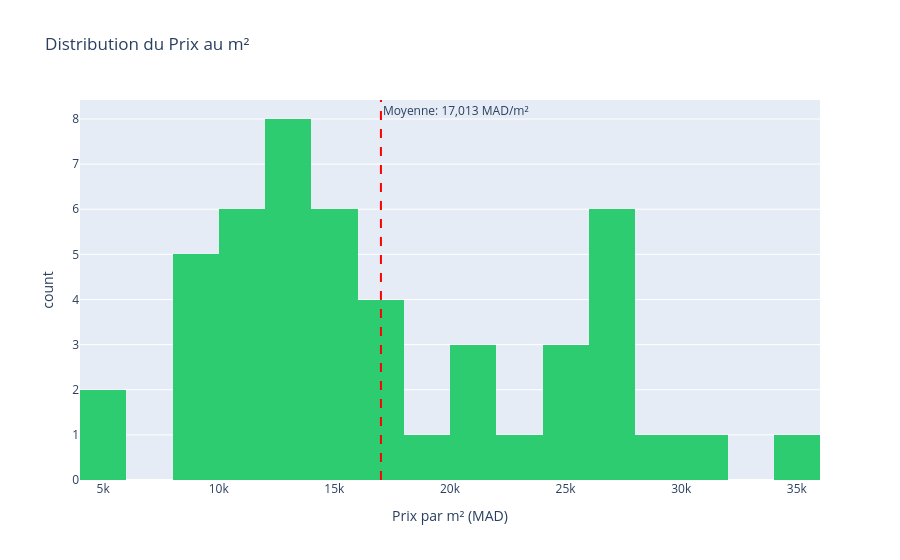

Write notebook code for a chart like this one.
### Code cell
# Prix par m² - Distribution
df_prixm2 = df[df['prix_m2'].notna()].copy()

if len(df_prixm2) > 0:
    fig = px.histogram(df_prixm2, x='prix_m2', nbins=25,
                       title='Distribution du Prix au m²',
                       labels={'prix_m2': 'Prix par m² (MAD)'},
                       color_discrete_sequence=['#2ecc71'])
    fig.add_vline(x=df_prixm2['prix_m2'].mean(), line_dash='dash', line_color='red',
                  annotation_text=f'Moyenne: {df_prixm2["prix_m2"].mean():,.0f} MAD/m²')
    fig.show()
else:
    print('⚠️ Aucune donnée prix/m² disponible')

### Figure 1 — Plotly figure (JSON) as saved in the notebook; plotly's stock layout.template omitted (floating-point values rounded to 4 significant figures)
{"data": [{"bingroup": "x", "hovertemplate": "Prix par m² (MAD)=%{x}<br>count=%{y}<extra></extra>", "legendgroup": "", "marker": {"color": "#2ecc71", "pattern": {"shape": ""}}, "name": "", "nbinsx": 25, "orientation": "v", "showlegend": false, "type": "histogram", "x": [5833.0, 8077.0, 9135.0, 8750.0, 10560.0, 10740.0, 13120.0, 11550.0, 8214.0, 15880.0, 10770.0, 5267.0, 14290.0, 10000.0, 10000.0, 9694.0, 21000.0, 35000.0, 12090.0, 27380.0, 23080.0, 26670.0, 25000.0, 13080.0, 26000.0, 27000.0, 15790.0, 20550.0, 25020.0, 28180.0, 15050.0, 19640.0, 16000.0, 15000.0, 26090.0, 17760.0, 16240.0, 27380.0, 13300.0, 25160.0, 12170.0, 13500.0, 13530.0, 16120.0, 21970.0, 12900.0, 15560.0, 31570.0], "xaxis": "x", "yaxis": "y"}], "layout": {"annotations": [{"showarrow": false, "text": "Moyenne: 17,013 MAD/m²", "x": 17010.0, "xanchor": "left", "xref": "x", "y": 1, "yanchor": "top", "yref": "y domain"}], "barmode": "relative", "legend": {"tracegroupgap": 0}, "shapes": [{"line": {"color": "red", "dash": "dash"}, "type": "line", "x0": 17010.0, "x1": 17010.0, "xref": "x", "y0": 0, "y1": 1, "yref": "y domain"}], "title": {"text": "Distribution du Prix au m²"}, "xaxis": {"anchor": "y", "domain": [0, 1], "title": {"text": "Prix par m² (MAD)"}}, "yaxis": {"anchor": "x", "domain": [0, 1], "title": {"text": "count"}}}}
